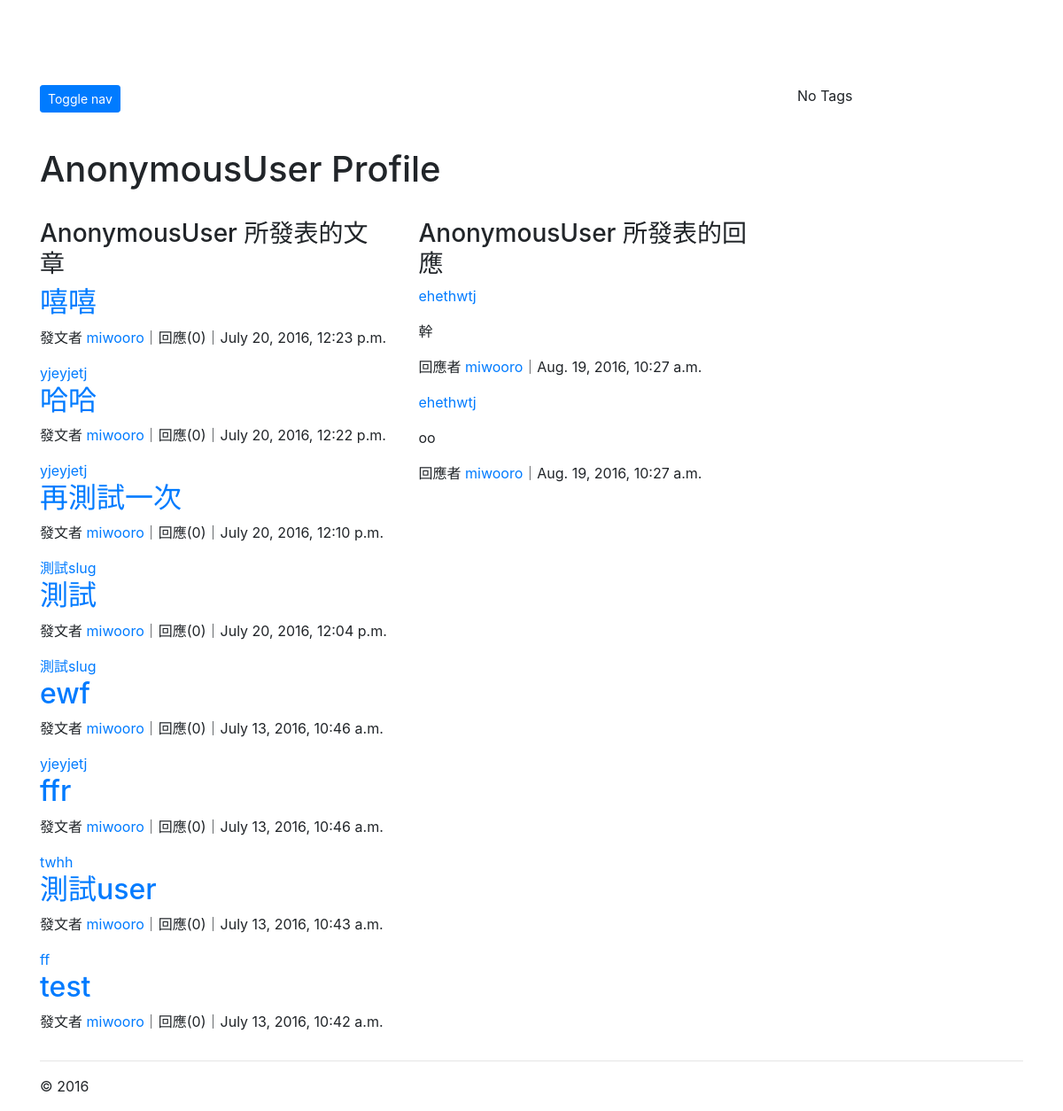
Before: /profile_view/miwooro/ with the older database file.
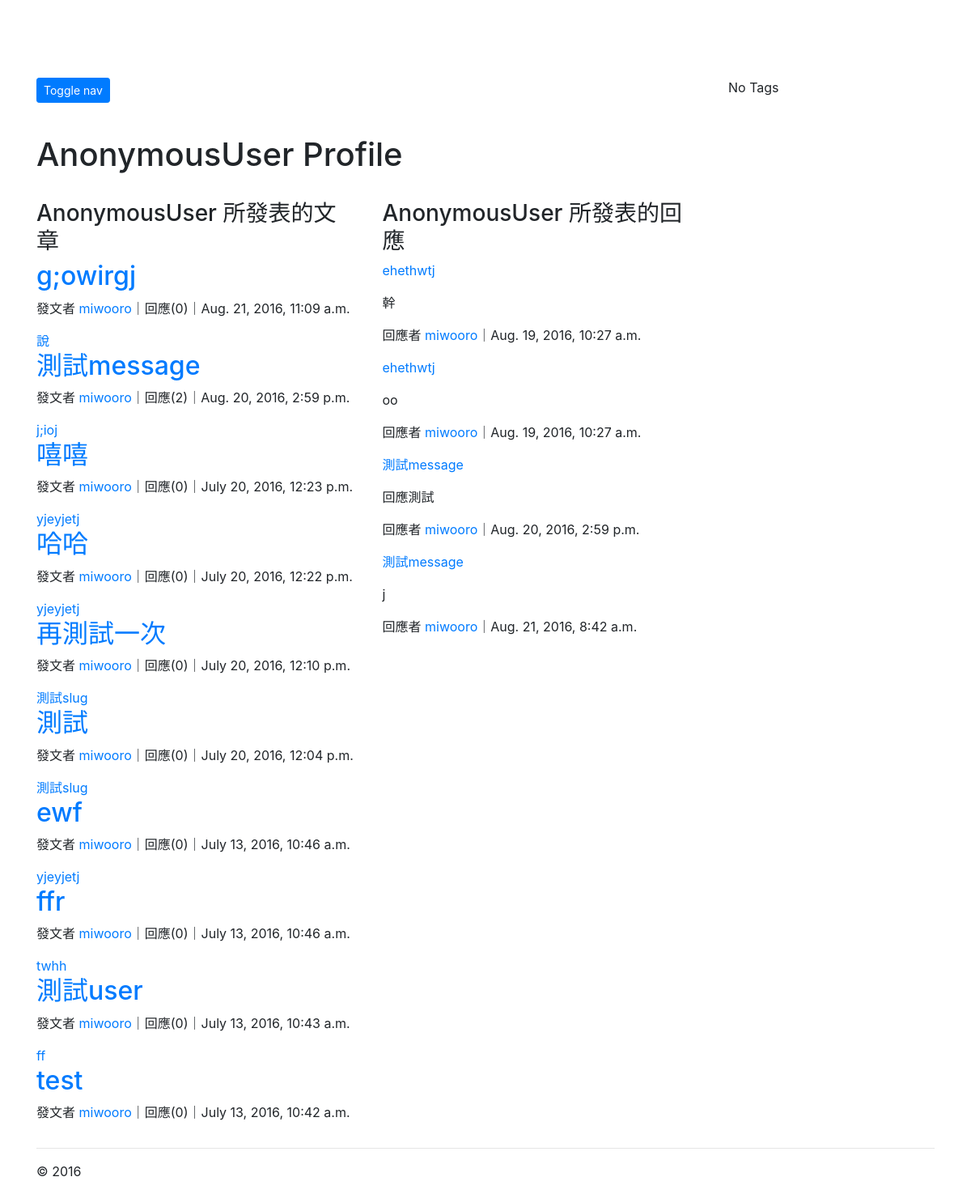
After: the same page with the newer database file.
### articles/models.py (models this page shows, shortened)
class Article(models.Model):
	title = models.CharField(max_length=50)
	author = models.ForeignKey(User)
	content = models.TextField()
	tags = TaggableManager()
	created = models.DateTimeField(auto_now_add=True)
	likes = models.ManyToManyField(User, related_name="likes", blank=True)
	def __str__(self):
		return self.title
	class Meta:
		ordering = ['-created']

class Comment(models.Model):
	author = models.ForeignKey(User)
	content = models.TextField()
	created = models.DateTimeField(auto_now_add=True)
	article = models.ForeignKey(Article)

### ik4/views.py (the view)
# urls.py: url(r'^profile_view/(?P<author_id>\w+)/$', views.user_profile, name='user_profile'),
def user_profile(request, author_id):
	user = get_object_or_404(User, username=author_id)
	articles = Article.objects.filter(author=user)
	comments = Comment.objects.filter(author=user)
	context = {'articles':articles, 'comments':comments}
	return render(request, 'user_profile.html', context)

### templates/user_profile.html (shortened to what this page needs)
{% extends 'base.html' %}
{% block content %}
{% load taggit_templatetags2_tags %}
<h1>{{ request.user }} Profile</h1>
<br/>
<div class="row">
<div class="col-lg-6">
<h3>{{ request.user }} 所發表的文章</h3>
{% for article in articles %}
	<h2><a href="{% url 'detail' pk=article.pk %}">{{ article.title }}</a></h2>
	<p>發文者 <a href="/profile_view/{{ article.author }}">{{ article.author }}</a>｜回應({{ article.comment_set.all|length }})｜{{ article.created }}</p>
	{% for tag in article.tags.all %}
		<a href="{% url 'tagged' tag.slug %}" class="tag tag-default">{{ tag.name }}</a>
    {% endfor %}
{% endfor %}
</div>
<div class="col-lg-6">
<h3>{{ request.user }} 所發表的回應</h3>
{% for comment in comments %}
	<p><a href="{% url 'detail' pk=comment.article.pk %}">{{ comment.article }}</a></p>
	<p>{{ comment.content }}</p>
	<p>回應者 <a href="/profile_view/{{ comment.author }}">{{ comment.author }}</a>｜{{ comment.created }}</p>
{% endfor %}
</div>
</div>
{% endblock %}

### templates/base.html (shortened to what this page needs)
{% load taggit_templatetags2_tags %}
<!DOCTYPE html>
<html lang="en">
  <head>
    <link rel="stylesheet" href="https://maxcdn.bootstrapcdn.com/bootstrap/4.0.0-alpha.5/css/bootstrap.min.css">
  </head>
  <body>
    <nav class="navbar navbar-dark bg-inverse">
      <div class="container">
        <a class="navbar-brand" href="{% url 'index' %}">ik4</a>
        <ul class="nav navbar-nav float-xs-right">
        	{% if request.user.is_authenticated %}
			<li class="nav-item "><a href="{% url 'user_profile' request.user %}" class="nav-link">{{request.user}}</a></li>
			<li class="nav-item "><a href="{% url 'edit_profile' user.username %}" class="nav-link">編輯個人資料</a></li>
			<li class="nav-item "><a href="{% url 'password_change' user.username %}" class="nav-link">
			更改密碼
			</a></li>
			<li class="nav-item "><a href="/accounts/logout/" class="nav-link">登出</a></li>
	{% else %}
		<li class="nav-item "><a href="{% url 'django.contrib.auth.views.login' %}?next={{request.path}}" class="nav-link">登入</a></li>
		<li class="nav-item "><a href="/accounts/register/" class="nav-link">註冊</a></li>
	{% endif %}
        </ul>
      </div>
    </nav>
    <div class="content">
    <div class="container">
      <div class="row row-offcanvas row-offcanvas-right">
        <div class="col-xs-12 col-sm-9">
          <p class="float-xs-right hidden-sm-up">
            <button type="button" class="btn btn-primary btn-sm" data-toggle="offcanvas">Toggle nav</button>
          </p>
          <div class="row">
            <div class="col-xs-6 col-lg-12">
            <br/>
{% block content %}
{% endblock %}
            </div>
          </div>
        </div>
        <div class="col-xs-6 col-sm-3 sidebar-offcanvas" id="sidebar">
          <div class="list-group">
          {% for tag in tags %}
            <a href="{% url 'tagged' tag.slug %}" class="list-group-item">{{tag}}({{tag.num_times}})</a>
          {% empty %}
            No Tags
          {% endfor %}
          </div>
        </div>
      </div>
      <hr>
      <footer>
        <p>&copy; {% now "Y" %}</p>
      </footer>
    </div>
</div>
  </body>
</html>

### templates/base.html (style rules this page uses)
.content { : 50px; }

Changed rows visible on the page:
added Article: title "g;owirgj", author "miwooro", comment_set.all|length "0", created "Aug. 21, 2016, 11:09 a.m."
added Tag: name "說", shown under "g;owirgj"
added Article: title "測試message", author "miwooro", comment_set.all|length "2", created "Aug. 20, 2016, 2:59 p.m."
added Tag: name "j;ioj", shown under "測試message"
added Comment: article "測試message", content "回應測試", author "miwooro", created "Aug. 20, 2016, 2:59 p.m."
added Comment: article "測試message", content "j", author "miwooro", created "Aug. 21, 2016, 8:42 a.m."
